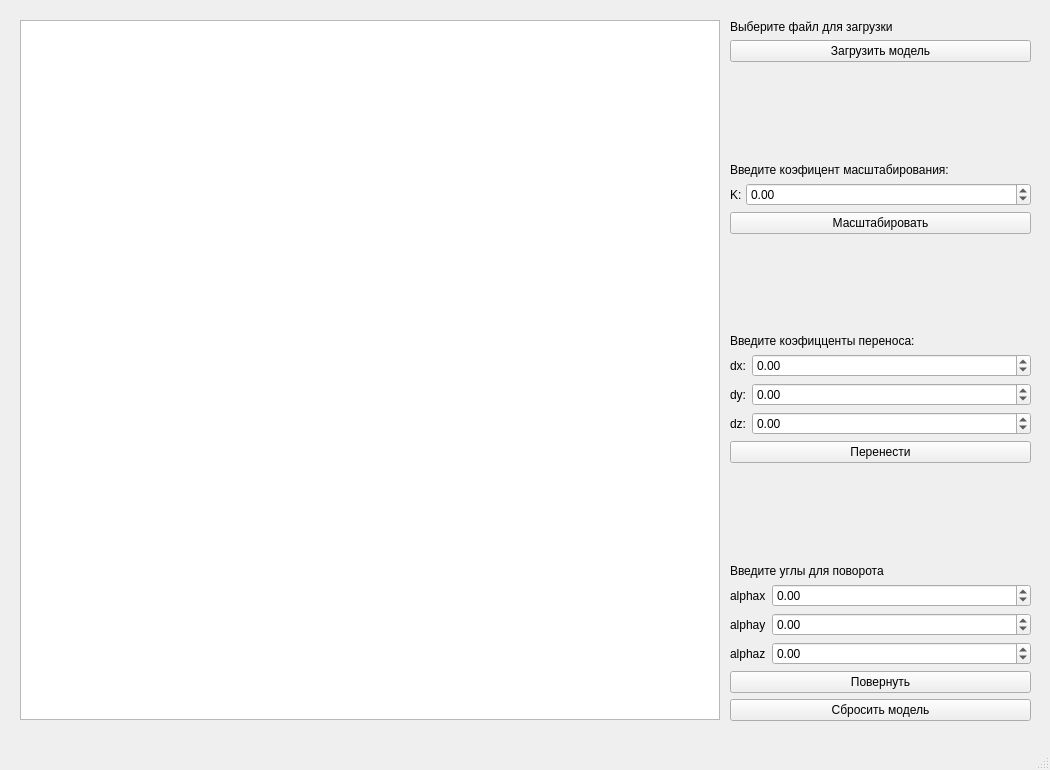
<?xml version="1.0" encoding="UTF-8"?>
<ui version="4.0">
 <class>MainWindow</class>
 <widget class="QMainWindow" name="MainWindow">
  <property name="geometry">
   <rect>
    <x>0</x>
    <y>0</y>
    <width>1050</width>
    <height>770</height>
   </rect>
  </property>
  <property name="windowTitle">
   <string>MainWindow</string>
  </property>
  <widget class="QWidget" name="centralwidget">
   <widget class="QGraphicsView" name="graphicsView">
    <property name="geometry">
     <rect>
      <x>20</x>
      <y>20</y>
      <width>700</width>
      <height>700</height>
     </rect>
    </property>
   </widget>
   <widget class="QWidget" name="verticalLayoutWidget">
    <property name="geometry">
     <rect>
      <x>730</x>
      <y>20</y>
      <width>301</width>
      <height>701</height>
     </rect>
    </property>
    <layout class="QVBoxLayout" name="verticalLayout">
     <item>
      <widget class="QLabel" name="label_11">
       <property name="text">
        <string>Выберите файл для загрузки</string>
       </property>
      </widget>
     </item>
     <item>
      <layout class="QHBoxLayout" name="horizontalLayout"/>
     </item>
     <item>
      <widget class="QPushButton" name="pushButton_5">
       <property name="text">
        <string>Загрузить модель</string>
       </property>
      </widget>
     </item>
     <item>
      <spacer name="verticalSpacer_3">
       <property name="orientation">
        <enum>Qt::Vertical</enum>
       </property>
       <property name="sizeHint" stdset="0">
        <size>
         <width>20</width>
         <height>40</height>
        </size>
       </property>
      </spacer>
     </item>
     <item>
      <widget class="QLabel" name="label_10">
       <property name="text">
        <string>Введите коэфицент масштабирования:</string>
       </property>
      </widget>
     </item>
     <item>
      <layout class="QFormLayout" name="formLayout_3">
       <property name="horizontalSpacing">
        <number>1</number>
       </property>
       <property name="verticalSpacing">
        <number>2</number>
       </property>
       <item row="2" column="0">
        <widget class="QLabel" name="label_6">
         <property name="text">
          <string>K: </string>
         </property>
        </widget>
       </item>
       <item row="2" column="1">
        <widget class="QDoubleSpinBox" name="doubleSpinBox_6">
         <property name="minimum">
          <double>-1000.000000000000000</double>
         </property>
         <property name="maximum">
          <double>1000.000000000000000</double>
         </property>
        </widget>
       </item>
      </layout>
     </item>
     <item>
      <widget class="QPushButton" name="pushButton_3">
       <property name="text">
        <string>Масштабировать</string>
       </property>
      </widget>
     </item>
     <item>
      <spacer name="verticalSpacer_2">
       <property name="orientation">
        <enum>Qt::Vertical</enum>
       </property>
       <property name="sizeHint" stdset="0">
        <size>
         <width>20</width>
         <height>40</height>
        </size>
       </property>
      </spacer>
     </item>
     <item>
      <widget class="QLabel" name="label_9">
       <property name="text">
        <string>Введите коэфицценты переноса:</string>
       </property>
      </widget>
     </item>
     <item>
      <layout class="QFormLayout" name="formLayout_2">
       <item row="2" column="0">
        <widget class="QLabel" name="label_2">
         <property name="text">
          <string>dx:</string>
         </property>
        </widget>
       </item>
       <item row="2" column="1">
        <widget class="QDoubleSpinBox" name="doubleSpinBox_2">
         <property name="minimum">
          <double>-1000.000000000000000</double>
         </property>
         <property name="maximum">
          <double>1000.000000000000000</double>
         </property>
        </widget>
       </item>
       <item row="4" column="0">
        <widget class="QLabel" name="label_5">
         <property name="text">
          <string>dy:</string>
         </property>
        </widget>
       </item>
       <item row="4" column="1">
        <widget class="QDoubleSpinBox" name="doubleSpinBox_5">
         <property name="minimum">
          <double>-1000.000000000000000</double>
         </property>
         <property name="maximum">
          <double>1000.000000000000000</double>
         </property>
        </widget>
       </item>
       <item row="5" column="1">
        <widget class="QDoubleSpinBox" name="doubleSpinBox_7">
         <property name="minimum">
          <double>-1000.000000000000000</double>
         </property>
         <property name="maximum">
          <double>1000.000000000000000</double>
         </property>
        </widget>
       </item>
       <item row="5" column="0">
        <widget class="QLabel" name="label_12">
         <property name="text">
          <string>dz:</string>
         </property>
        </widget>
       </item>
      </layout>
     </item>
     <item>
      <widget class="QPushButton" name="pushButton_2">
       <property name="text">
        <string>Перенести</string>
       </property>
      </widget>
     </item>
     <item>
      <spacer name="verticalSpacer">
       <property name="orientation">
        <enum>Qt::Vertical</enum>
       </property>
       <property name="sizeHint" stdset="0">
        <size>
         <width>20</width>
         <height>40</height>
        </size>
       </property>
      </spacer>
     </item>
     <item>
      <widget class="QLabel" name="label_8">
       <property name="text">
        <string>Введите углы для поворота</string>
       </property>
      </widget>
     </item>
     <item>
      <layout class="QFormLayout" name="formLayout">
       <item row="0" column="0">
        <widget class="QLabel" name="label">
         <property name="text">
          <string>alphax</string>
         </property>
        </widget>
       </item>
       <item row="0" column="1">
        <widget class="QDoubleSpinBox" name="doubleSpinBox">
         <property name="minimum">
          <double>-1000.000000000000000</double>
         </property>
         <property name="maximum">
          <double>1000.000000000000000</double>
         </property>
        </widget>
       </item>
       <item row="2" column="1">
        <widget class="QDoubleSpinBox" name="doubleSpinBox_3">
         <property name="minimum">
          <double>-1000.000000000000000</double>
         </property>
         <property name="maximum">
          <double>1000.000000000000000</double>
         </property>
        </widget>
       </item>
       <item row="2" column="0">
        <widget class="QLabel" name="label_3">
         <property name="text">
          <string>alphay</string>
         </property>
        </widget>
       </item>
       <item row="3" column="0">
        <widget class="QLabel" name="label_4">
         <property name="text">
          <string>alphaz</string>
         </property>
        </widget>
       </item>
       <item row="3" column="1">
        <widget class="QDoubleSpinBox" name="doubleSpinBox_4">
         <property name="minimum">
          <double>-1000.000000000000000</double>
         </property>
         <property name="maximum">
          <double>1000.000000000000000</double>
         </property>
        </widget>
       </item>
      </layout>
     </item>
     <item>
      <widget class="QPushButton" name="pushButton">
       <property name="text">
        <string>Повернуть</string>
       </property>
      </widget>
     </item>
     <item>
      <widget class="QPushButton" name="pushButton_4">
       <property name="text">
        <string>Сбросить модель</string>
       </property>
      </widget>
     </item>
    </layout>
   </widget>
  </widget>
  <widget class="QMenuBar" name="menubar">
   <property name="geometry">
    <rect>
     <x>0</x>
     <y>0</y>
     <width>1050</width>
     <height>24</height>
    </rect>
   </property>
  </widget>
  <widget class="QStatusBar" name="statusbar"/>
 </widget>
 <resources/>
 <connections/>
</ui>
